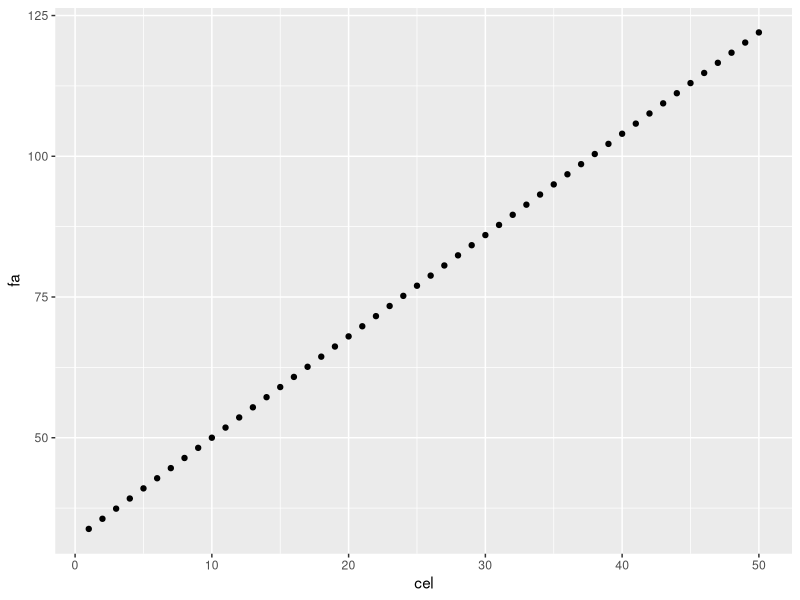

Here is the R script that generated this plot:
# esto es un ejercicio
setwd('C:/Users/spanport/Desktop/Spring20/R/') # run with Ctrl + Enter

library(ggplot2)


cel_to_fa = function(cel = 32){
  # formula 
  fa = 9 / 5 *cel + 32
  
  # resultado de la function
  return(fa)
  
}
cel = c(1:50)

fa = cel_to_fa(cel)
df = data.frame(x= cel, y = fa)

# scatter plot (wight and mpg) relacion entre dos variables 
ggplot(data = df, aes(x=cel, y=fa)) + 
  geom_point()
